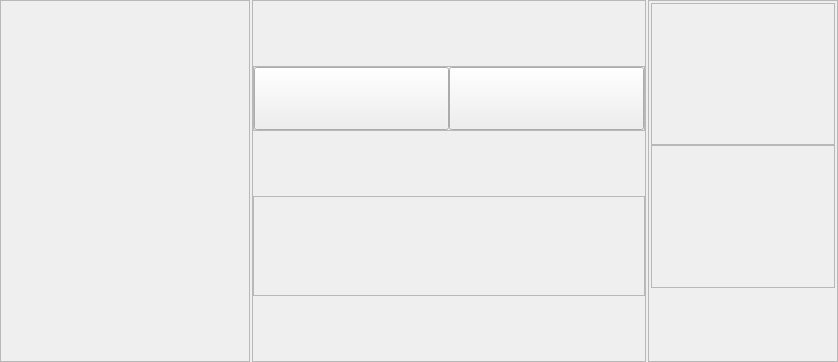
<?xml version="1.0" encoding="UTF-8"?>
<ui version="4.0">
 <class>SalesWidget</class>
 <widget class="QWidget" name="SalesWidget">
  <property name="geometry">
   <rect>
    <x>0</x>
    <y>0</y>
    <width>838</width>
    <height>362</height>
   </rect>
  </property>
  <property name="sizePolicy">
   <sizepolicy hsizetype="Expanding" vsizetype="Expanding">
    <horstretch>0</horstretch>
    <verstretch>0</verstretch>
   </sizepolicy>
  </property>
  <property name="windowTitle">
   <string>Form2</string>
  </property>
  <layout class="QGridLayout" name="gridLayout">
   <property name="leftMargin">
    <number>0</number>
   </property>
   <property name="topMargin">
    <number>0</number>
   </property>
   <property name="rightMargin">
    <number>0</number>
   </property>
   <property name="bottomMargin">
    <number>0</number>
   </property>
   <property name="spacing">
    <number>2</number>
   </property>
   <item row="0" column="0">
    <widget class="QFrame" name="order_frame">
     <property name="sizePolicy">
      <sizepolicy hsizetype="Expanding" vsizetype="Expanding">
       <horstretch>0</horstretch>
       <verstretch>0</verstretch>
      </sizepolicy>
     </property>
     <property name="minimumSize">
      <size>
       <width>250</width>
       <height>0</height>
      </size>
     </property>
     <property name="frameShape">
      <enum>QFrame::StyledPanel</enum>
     </property>
     <property name="frameShadow">
      <enum>QFrame::Raised</enum>
     </property>
    </widget>
   </item>
   <item row="0" column="1">
    <widget class="QFrame" name="central_frame">
     <property name="sizePolicy">
      <sizepolicy hsizetype="Expanding" vsizetype="Expanding">
       <horstretch>3</horstretch>
       <verstretch>0</verstretch>
      </sizepolicy>
     </property>
     <property name="layoutDirection">
      <enum>Qt::LeftToRight</enum>
     </property>
     <property name="frameShape">
      <enum>QFrame::StyledPanel</enum>
     </property>
     <property name="frameShadow">
      <enum>QFrame::Raised</enum>
     </property>
     <layout class="QVBoxLayout">
      <property name="spacing">
       <number>0</number>
      </property>
      <property name="leftMargin">
       <number>0</number>
      </property>
      <property name="topMargin">
       <number>0</number>
      </property>
      <property name="rightMargin">
       <number>0</number>
      </property>
      <property name="bottomMargin">
       <number>0</number>
      </property>
      <item>
       <widget class="QFrame" name="movement_buttons_frame">
        <property name="sizePolicy">
         <sizepolicy hsizetype="Preferred" vsizetype="Maximum">
          <horstretch>0</horstretch>
          <verstretch>0</verstretch>
         </sizepolicy>
        </property>
        <property name="minimumSize">
         <size>
          <width>0</width>
          <height>65</height>
         </size>
        </property>
        <property name="frameShape">
         <enum>QFrame::StyledPanel</enum>
        </property>
        <property name="frameShadow">
         <enum>QFrame::Sunken</enum>
        </property>
        <layout class="QHBoxLayout">
         <property name="spacing">
          <number>0</number>
         </property>
         <property name="leftMargin">
          <number>0</number>
         </property>
         <property name="topMargin">
          <number>0</number>
         </property>
         <property name="rightMargin">
          <number>0</number>
         </property>
         <property name="bottomMargin">
          <number>0</number>
         </property>
         <item>
          <widget class="QPushButton" name="previous_button">
           <property name="sizePolicy">
            <sizepolicy hsizetype="Minimum" vsizetype="Expanding">
             <horstretch>0</horstretch>
             <verstretch>0</verstretch>
            </sizepolicy>
           </property>
           <property name="text">
            <string/>
           </property>
           <property name="iconSize">
            <size>
             <width>36</width>
             <height>36</height>
            </size>
           </property>
          </widget>
         </item>
         <item>
          <widget class="QPushButton" name="next_button">
           <property name="sizePolicy">
            <sizepolicy hsizetype="Minimum" vsizetype="Expanding">
             <horstretch>0</horstretch>
             <verstretch>0</verstretch>
            </sizepolicy>
           </property>
           <property name="text">
            <string/>
           </property>
           <property name="iconSize">
            <size>
             <width>36</width>
             <height>36</height>
            </size>
           </property>
          </widget>
         </item>
        </layout>
       </widget>
      </item>
      <item>
       <widget class="QFrame" name="shortcut_buttons_frame">
        <property name="sizePolicy">
         <sizepolicy hsizetype="Expanding" vsizetype="Expanding">
          <horstretch>0</horstretch>
          <verstretch>0</verstretch>
         </sizepolicy>
        </property>
        <property name="maximumSize">
         <size>
          <width>16777215</width>
          <height>100</height>
         </size>
        </property>
        <property name="frameShape">
         <enum>QFrame::StyledPanel</enum>
        </property>
        <property name="frameShadow">
         <enum>QFrame::Sunken</enum>
        </property>
        <property name="lineWidth">
         <number>2</number>
        </property>
       </widget>
      </item>
     </layout>
    </widget>
   </item>
   <item row="0" column="2">
    <widget class="QFrame" name="command_frame">
     <property name="minimumSize">
      <size>
       <width>190</width>
       <height>0</height>
      </size>
     </property>
     <property name="maximumSize">
      <size>
       <width>190</width>
       <height>16777215</height>
      </size>
     </property>
     <property name="frameShape">
      <enum>QFrame::StyledPanel</enum>
     </property>
     <property name="frameShadow">
      <enum>QFrame::Raised</enum>
     </property>
     <layout class="QVBoxLayout">
      <property name="spacing">
       <number>0</number>
      </property>
      <property name="leftMargin">
       <number>2</number>
      </property>
      <property name="topMargin">
       <number>2</number>
      </property>
      <property name="rightMargin">
       <number>2</number>
      </property>
      <property name="bottomMargin">
       <number>2</number>
      </property>
      <item>
       <widget class="QFrame" name="upper_buttons_frame">
        <property name="sizePolicy">
         <sizepolicy hsizetype="Expanding" vsizetype="Expanding">
          <horstretch>1</horstretch>
          <verstretch>2</verstretch>
         </sizepolicy>
        </property>
        <property name="frameShape">
         <enum>QFrame::StyledPanel</enum>
        </property>
        <property name="frameShadow">
         <enum>QFrame::Sunken</enum>
        </property>
       </widget>
      </item>
      <item>
       <widget class="QFrame" name="numkey_frame">
        <property name="sizePolicy">
         <sizepolicy hsizetype="Expanding" vsizetype="Expanding">
          <horstretch>0</horstretch>
          <verstretch>2</verstretch>
         </sizepolicy>
        </property>
        <property name="frameShape">
         <enum>QFrame::StyledPanel</enum>
        </property>
        <property name="frameShadow">
         <enum>QFrame::Plain</enum>
        </property>
       </widget>
      </item>
      <item>
       <widget class="QFrame" name="payment_frame">
        <property name="sizePolicy">
         <sizepolicy hsizetype="Expanding" vsizetype="Expanding">
          <horstretch>1</horstretch>
          <verstretch>1</verstretch>
         </sizepolicy>
        </property>
        <property name="frameShape">
         <enum>QFrame::NoFrame</enum>
        </property>
        <property name="frameShadow">
         <enum>QFrame::Sunken</enum>
        </property>
        <property name="lineWidth">
         <number>0</number>
        </property>
        <layout class="QVBoxLayout">
         <property name="spacing">
          <number>1</number>
         </property>
         <property name="leftMargin">
          <number>0</number>
         </property>
         <property name="topMargin">
          <number>1</number>
         </property>
         <property name="rightMargin">
          <number>1</number>
         </property>
         <property name="bottomMargin">
          <number>1</number>
         </property>
         <item>
          <widget class="QFrame" name="openbox_and_payment_mode_buttons_frame">
           <property name="sizePolicy">
            <sizepolicy hsizetype="Preferred" vsizetype="Preferred">
             <horstretch>0</horstretch>
             <verstretch>0</verstretch>
            </sizepolicy>
           </property>
          </widget>
         </item>
         <item>
          <layout class="QHBoxLayout" name="cash_collection_layout">
           <property name="spacing">
            <number>0</number>
           </property>
          </layout>
         </item>
        </layout>
       </widget>
      </item>
     </layout>
    </widget>
   </item>
  </layout>
 </widget>
 <layoutdefault spacing="6" margin="11"/>
 <resources/>
 <connections/>
</ui>
